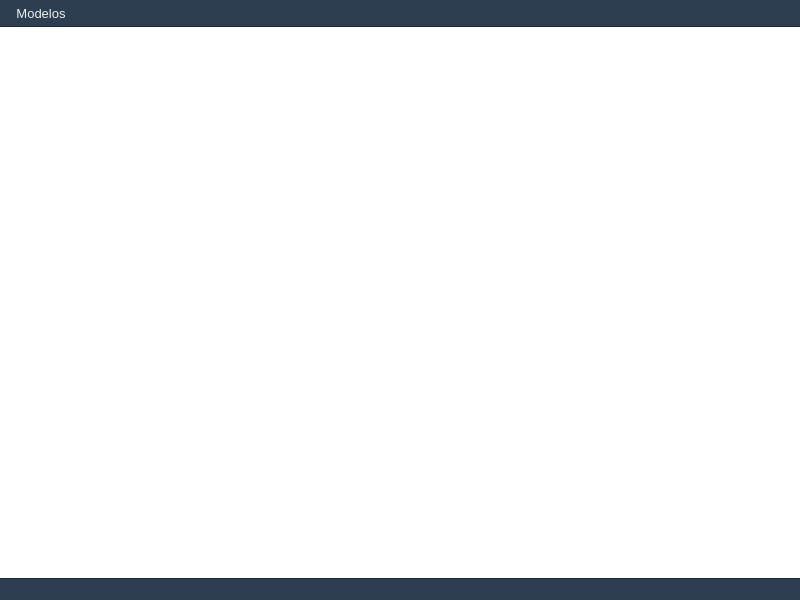
<?xml version="1.0" encoding="UTF-8"?>
<ui version="4.0">
 <class>MainWindow</class>
 <widget class="QMainWindow" name="MainWindow">
  <property name="geometry">
   <rect>
    <x>0</x>
    <y>0</y>
    <width>800</width>
    <height>600</height>
   </rect>
  </property>
  <property name="windowTitle">
   <string>Mi Aplicación IA</string>
  </property>
  <property name="styleSheet">
   <string notr="true">/* === TEMA HÍBRIDO (MENÚ OSCURO + CONTENIDO CLARO) === */

/*
  QMainWindow: El fondo general de la ventana.
  Un gris suave para que el contenido resalte.
*/
QMainWindow {
    background-color: #EAECEE; 
}

/*
  QWidget: Estilo base para todos los widgets.
*/
QWidget {
    color: #333333; /* Texto oscuro por defecto */
    font-family: &quot;Segoe UI&quot;, &quot;Arial&quot;, sans-serif;
    font-size: 10pt;
    background-color: transparent; 
}


/* === QMenuBar (Barra de Menú Superior) === */
QMenuBar {
    background-color: #2C3E50; /* Un azul oscuro/casi negro */
    color: #ECF0F1; /* Texto gris claro */
    border-bottom: 1px solid #1C2833;
    spacing: 4px; 
}

QMenuBar::item {
    background-color: transparent;
    padding: 6px 12px;
    border-radius: 4px;
}

/* Al pasar el mouse, usamos el azul de acento */
QMenuBar::item:selected,
QMenuBar::item:hover {
    background-color: #0078D7; 
    color: #FFFFFF;
}

/* === QMenu (Menú Desplegable) === */
QMenu {
    background-color: #2C3E50; /* Fondo oscuro */
    color: #ECF0F1;
    border: 1px solid #566573; /* Borde más claro */
    padding: 5px; 
    margin: 2px; 
}

QMenu::item {
    padding: 6px 24px; 
    border-radius: 4px;
    margin: 2px 0px;
}

QMenu::item:selected,
QMenu::item:hover {
    background-color: #0078D7; 
    color: #FFFFFF;
}

QMenu::item:disabled {
    color: #777777;
    background-color: transparent;
}

QMenu::separator {
    height: 1px;
    background-color: #566573;
    margin: 4px 0px;
}


/* === QStatusBar (Barra de Estado Inferior) === */
QStatusBar {
    background-color: #2C3E50;
    color: #B0B0B0; 
    border-top: 1px solid #1C2833;
    padding: 4px;
}

QStatusBar QLabel {
    color: #B0B0B0;
    padding-left: 5px;
}

/* === El &quot;Diseño&quot; Central === */
/*
  Estilizamos el 'centralwidget' para que parezca una
  tarjeta blanca flotando sobre el fondo gris.
*/
#centralwidget {
    background-color: #FFFFFF;
    border-radius: 10px;
    
    /* Le damos un margen para que &quot;flote&quot; */
    margin: 10px;
}</string>
  </property>
  <widget class="QWidget" name="centralwidget"/>
  <widget class="QMenuBar" name="menubar">
   <property name="geometry">
    <rect>
     <x>0</x>
     <y>0</y>
     <width>800</width>
     <height>30</height>
    </rect>
   </property>
   <widget class="QMenu" name="menumodelos">
    <property name="title">
     <string>Modelos</string>
    </property>
    <addaction name="actionBasicos"/>
    <addaction name="actionLangChain"/>
    <addaction name="actionCuestionarioIA"/>
    <addaction name="separator"/>
    <addaction name="actionSalir"/>
   </widget>
   <addaction name="menumodelos"/>
  </widget>
  <widget class="QStatusBar" name="statusbar"/>
  <action name="actionBasicos">
   <property name="text">
    <string>Basicos</string>
   </property>
  </action>
  <action name="actionLangChain">
   <property name="text">
    <string>LangChain</string>
   </property>
  </action>
  <action name="actionSalir">
   <property name="text">
    <string>Salir</string>
   </property>
  </action>
  <action name="actionCuestionarioIA">
   <property name="text">
    <string>CuestionarioIA</string>
   </property>
  </action>
 </widget>
 <resources/>
 <connections/>
</ui>
